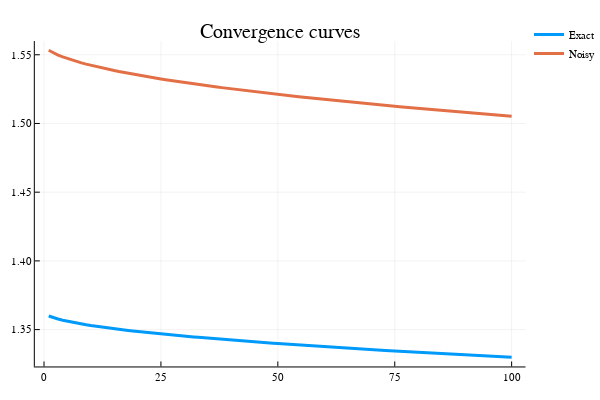

Notebook code for this chart:
### Markdown cell above
**Question 3 :** Résoudre le problème en utilisant un algorithme de sous-gradient. Dans un premier temps vous utiliserez un sous-gradient exact (Question 1), puis vous introduirez un bruit artificiel qui suit une distribution normale de moyenne nulle et d'écart-type $3 e-1$.

**Question 4 :** Vous afficherez les courbes de convergence de $f_{best}^k-f_{star}$, avec $f_{star}$ obtenue à la Question 1.

### Code cell
#Pkg.add("Plots")
using Plots

#Initialisation
x = zeros(n,1);
xp = zeros(n,1);

fbest =1e10; # $f_{best}^0$: cas du sous-gradient exact
fbestp=1e10; # $f_{best}^0$: cas du sous-gradient bruité
histo =[];# Suite des itérés f_{best}^k-f_{star} pour le cas du sous-gradient exact
histop=[];# Suite des itérés f_{best}^k-f_{star}, pour le cas du sous-gradient bruité

#Niveau de bruit
noise_lvl=.3;

# Resolution 
# Insérer votre code

i = 1;
while i <= m
    choix_pas = (1e-4)/sqrt(i);
    g=subgrad(A,b,x);
    x = x - choix_pas*g;
    fbest_1,~ = findmax(abs.(A*x-b));  #fval
    fbest  = min(fbest,fbest_1);
    append!(histo, fbest-f_star);
    i = i + 1;
end

i = 1;
#ajout du bruit artificiel 
xp = x + noise_lvl*rand(n,1);
while i <= m
    choix_pas = (1e-4)/sqrt(i);
    g = subgrad(A,b,xp);
    xp = xp - choix_pas*g;
    fbest_2,~ = findmax(abs.(A*xp-b));
    fbestp = min(fbestp,fbest_2);
    append!(histop, fbestp-f_star);
    i = i + 1;
end


# Fin insérer code

#Affichage des courbes de convergence
plotly();
iter=1:100;
hf=[histo,histop];
plot(iter,hf,title="Convergence curves",label=["Exact" "Noisy"],lw=3)

### Figure 1 — Plotly figure (JSON) as saved in the notebook; plotly's stock layout.template omitted (floating-point values rounded to 4 significant figures)
{"data": [{"colorbar": {"title": ""}, "legendgroup": "Exact", "line": {"color": "rgba(0, 154, 250, 1.000)", "dash": "solid", "shape": "linear", "width": 3}, "mode": "lines", "name": "Exact", "showlegend": true, "type": "scatter", "x": [1, 2, 3, 4, 5, 6, 7, 8, 9, 10, 11, 12, 13, 14, 15, 16, 17, 18, 19, 20, 21, 22, 23, 24, 25, 26, 27, 28, 29, 30, 31, 32, 33, 34, 35, 36, 37, 38, 39, 40, 41, 42, 43, 44, 45, 46, 47, 48, 49, 50, 51, 52, 53, 54, 55, 56, 57, 58, 59, 60, 61, 62, 63, 64, 65, 66, 67, 68, 69, 70, 71, 72, 73, 74, 75, 76, 77, 78, 79, 80, 81, 82, 83, 84, 85, 86, 87, 88, 89, 90, 91, 92, 93, 94, 95, 96, 97, 98, 99, 100], "xaxis": "x1", "y": [1.36, 1.359, 1.358, 1.357, 1.356, 1.355, 1.355, 1.354, 1.354, 1.353, 1.353, 1.352, 1.352, 1.351, 1.351, 1.35, 1.35, 1.349, 1.349, 1.349, 1.348, 1.348, 1.348, 1.347, 1.347, 1.347, 1.346, 1.346, 1.346, 1.345, 1.345, 1.345, 1.344, 1.344, 1.344, 1.343, 1.343, 1.343, 1.343, 1.342, 1.342, 1.342, 1.342, 1.341, 1.341, 1.341, 1.341, 1.34, 1.34, 1.34, 1.34, 1.339, 1.339, 1.339, 1.339, 1.338, 1.338, 1.338, 1.338, 1.338, 1.337, 1.337, 1.337, 1.337, 1.336, 1.336, 1.336, 1.336, 1.336, 1.335, 1.335, 1.335, 1.335, 1.335, 1.334, 1.334, 1.334, 1.334, 1.334, 1.333, 1.333, 1.333, 1.333, 1.333, 1.333, 1.332, 1.332, 1.332, 1.332, 1.332, 1.331, 1.331, 1.331, 1.331, 1.331, 1.331, 1.33, 1.33, 1.33, 1.33], "yaxis": "y1", "zmax": null, "zmin": null}, {"colorbar": {"title": ""}, "legendgroup": "Noisy", "line": {"color": "rgba(227, 111, 71, 1.000)", "dash": "solid", "shape": "linear", "width": 3}, "mode": "lines", "name": "Noisy", "showlegend": true, "type": "scatter", "x": [1, 2, 3, 4, 5, 6, 7, 8, 9, 10, 11, 12, 13, 14, 15, 16, 17, 18, 19, 20, 21, 22, 23, 24, 25, 26, 27, 28, 29, 30, 31, 32, 33, 34, 35, 36, 37, 38, 39, 40, 41, 42, 43, 44, 45, 46, 47, 48, 49, 50, 51, 52, 53, 54, 55, 56, 57, 58, 59, 60, 61, 62, 63, 64, 65, 66, 67, 68, 69, 70, 71, 72, 73, 74, 75, 76, 77, 78, 79, 80, 81, 82, 83, 84, 85, 86, 87, 88, 89, 90, 91, 92, 93, 94, 95, 96, 97, 98, 99, 100], "xaxis": "x1", "y": [1.553, 1.551, 1.55, 1.548, 1.547, 1.546, 1.545, 1.544, 1.543, 1.542, 1.541, 1.541, 1.54, 1.539, 1.538, 1.538, 1.537, 1.536, 1.536, 1.535, 1.535, 1.534, 1.534, 1.533, 1.532, 1.532, 1.531, 1.531, 1.53, 1.53, 1.529, 1.529, 1.528, 1.528, 1.527, 1.527, 1.527, 1.526, 1.526, 1.525, 1.525, 1.524, 1.524, 1.524, 1.523, 1.523, 1.522, 1.522, 1.522, 1.521, 1.521, 1.52, 1.52, 1.52, 1.519, 1.519, 1.519, 1.518, 1.518, 1.517, 1.517, 1.517, 1.516, 1.516, 1.516, 1.515, 1.515, 1.515, 1.514, 1.514, 1.514, 1.513, 1.513, 1.513, 1.513, 1.512, 1.512, 1.512, 1.511, 1.511, 1.511, 1.51, 1.51, 1.51, 1.509, 1.509, 1.509, 1.509, 1.508, 1.508, 1.508, 1.507, 1.507, 1.507, 1.507, 1.506, 1.506, 1.506, 1.505, 1.505], "yaxis": "y1", "zmax": null, "zmin": null}], "layout": {"annotations": [{"font": {"color": "rgba(0, 0, 0, 1.000)", "family": "sans-serif", "size": 20}, "rotation": 0, "showarrow": false, "text": "Convergence curves", "x": 0.5296, "xanchor": "center", "xref": "paper", "y": 1, "yanchor": "top", "yref": "paper"}], "height": 400, "legend": {"bgcolor": "rgba(255, 255, 255, 1.000)", "bordercolor": "rgba(0, 0, 0, 1.000)", "font": {"color": "rgba(0, 0, 0, 1.000)", "family": "sans-serif", "size": 11}, "tracegroupgap": 0, "x": 1, "y": 1}, "margin": {"b": 20, "l": 0, "r": 0, "t": 20}, "paper_bgcolor": "rgba(255, 255, 255, 1.000)", "plot_bgcolor": "rgba(255, 255, 255, 1.000)", "showlegend": true, "width": 600, "xaxis": {"anchor": "y1", "domain": [0.06582, 0.9934], "gridcolor": "rgba(0, 0, 0, 0.100)", "gridwidth": 0.5, "linecolor": "rgba(0, 0, 0, 1.000)", "mirror": false, "range": [-1.97, 103.0], "showgrid": true, "showline": true, "showticklabels": true, "tickangle": 0, "tickcolor": "rgb(0, 0, 0)", "tickfont": {"color": "rgba(0, 0, 0, 1.000)", "family": "sans-serif", "size": 11}, "tickmode": "array", "ticks": "inside", "ticktext": ["0", "25", "50", "75", "100"], "tickvals": [0, 25, 50, 75, 100], "title": "", "titlefont": {"color": "rgba(0, 0, 0, 1.000)", "family": "sans-serif", "size": 15}, "type": "-", "visible": true, "zeroline": false, "zerolinecolor": "rgba(0, 0, 0, 1.000)"}, "yaxis": {"anchor": "x1", "domain": [0.03762, 0.9415], "gridcolor": "rgba(0, 0, 0, 0.100)", "gridwidth": 0.5, "linecolor": "rgba(0, 0, 0, 1.000)", "mirror": false, "range": [1.323, 1.56], "showgrid": true, "showline": true, "showticklabels": true, "tickangle": 0, "tickcolor": "rgb(0, 0, 0)", "tickfont": {"color": "rgba(0, 0, 0, 1.000)", "family": "sans-serif", "size": 11}, "tickmode": "array", "ticks": "inside", "ticktext": ["1.35", "1.40", "1.45", "1.50", "1.55"], "tickvals": [1.35, 1.4, 1.45, 1.5, 1.55], "title": "", "titlefont": {"color": "rgba(0, 0, 0, 1.000)", "family": "sans-serif", "size": 15}, "type": "-", "visible": true, "zeroline": false, "zerolinecolor": "rgba(0, 0, 0, 1.000)"}}}
